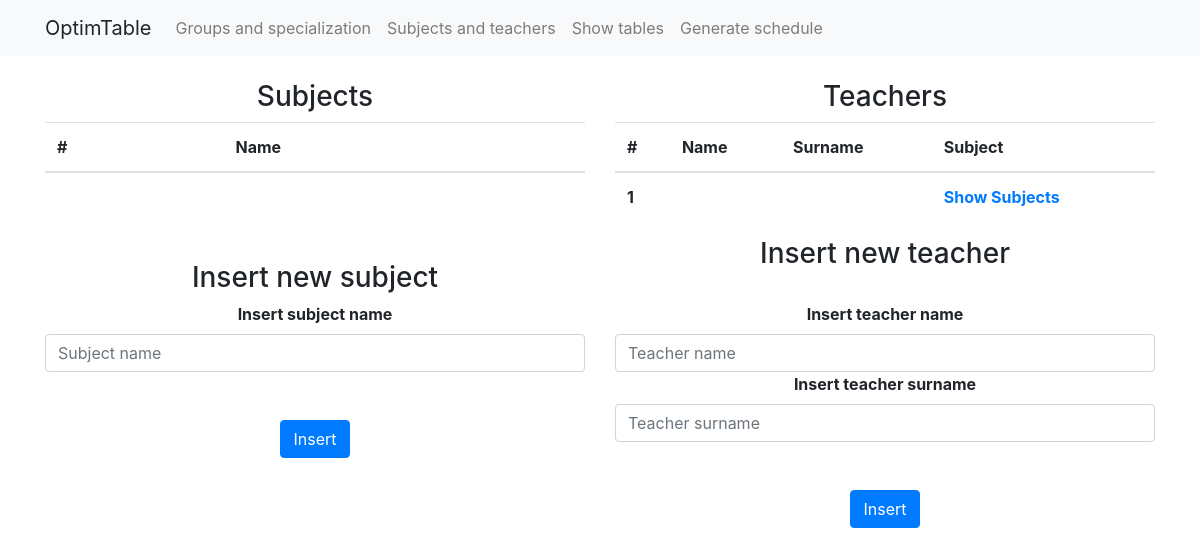
The app's page /adminpage2.php, older data.
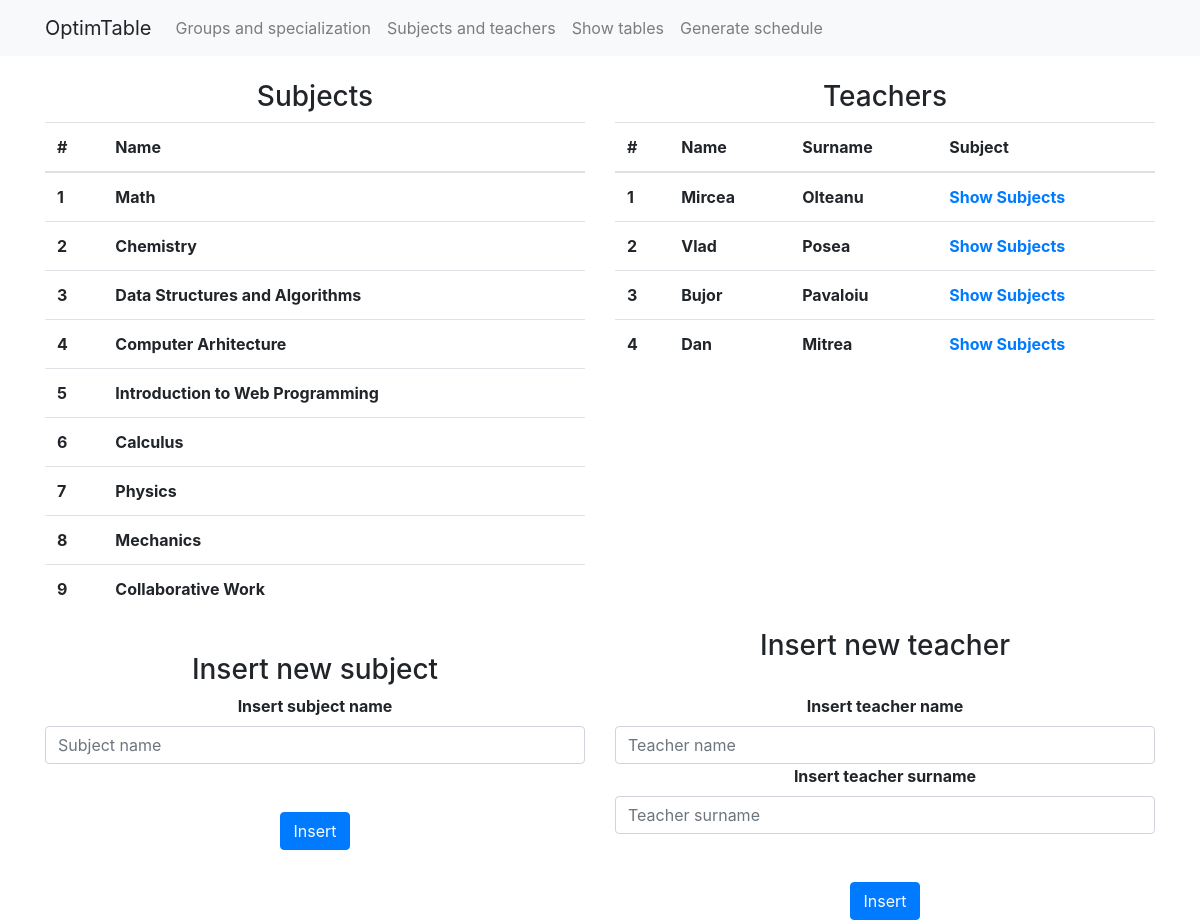
The same page, newer data.
### tables this page shows
CREATE TABLE `teachers` (
  `id` int(11) NOT NULL,
  `username` varchar(255) NOT NULL,
  `password` varchar(255) NOT NULL,
  `name` varchar(255) NOT NULL,
  `surname` varchar(255) NOT NULL,
  `subject` int(11) DEFAULT NULL,
  `email` varchar(255) NOT NULL
);

### adminpage2.php (the view, shortened to what this page needs)
<?php
	require 'connection.php';
?>
<!doctype html>
<html lang="en">
	<head>
	    <link rel="stylesheet" href="css/bootstrap.css">
	    <link rel="stylesheet" href="css/styles.css">
  	</head>
    <?php include "navbar.php"; ?>
  	<body>
  		<div class="container">
        <div class="row">
          <div class="col-md-6">
            <h3 style="text-align:center;">Subjects</h3>
            <form method="POST" action="<?php echo htmlspecialchars($_SERVER["PHP_SELF"]); ?>">
            <table class="table">
              <thead>
                <tr>
                  <th>#</th>
                  <th>Name</th>
                </tr>
              </thead>
              <tbody>
              <?php
                $cnt=1;
                $sql = "SELECT DISTINCT name FROM subjects";
                $result = $conn -> query($sql);
                while($row = $result -> fetch_assoc()):?>
                    <tr>
                      <th scope="row"><?php echo $cnt++; ?></th>
                      <th id="name<?php echo $row["idgrupa"];?>"><?php echo $row["name"];?></th>
                    </tr>
                <?php endwhile;?>
            </table>
            </form>
          </div>
          <div class="col-md-6">
            <h3 style="text-align:center;"> Teachers </h3>
            <form method="POST" action="<?php echo htmlspecialchars($_SERVER["PHP_SELF"]); ?>">
            <table class="table">
              <thead>
                <tr>
                  <th>#</th>
                  <th>Name</th>
                  <th>Surname</th>
                  <th>Subject</th>
                </tr>
              </thead>
              <tbody>
              <?php
                $cnt=1;
                $sql = "SELECT * FROM teachers";
                $result = $conn -> query($sql);
                while($row = $result -> fetch_assoc()):?>
                    <tr>
                      <th scope="row"><?php echo $cnt++; ?></th>
                      <th id="name<?php echo $row["id"];?>"><?php echo $row["name"];?></th>
                      <th id="surname<?php echo $row["id"];?>"><?php echo $row["surname"];?></th>
                      <th ><a href="teacherSubjects.php?id=<?php echo $row["id"] . "," . $row["name"] . "," . $row["surname"] ;?>">Show Subjects</a></th>
                    </tr>
                <?php endwhile;?>
            </table>
            </form>
        </div>
      </div>
  		<div class="row">
  			<div class="col-md-6">
          <br>
  				<h3 style="text-align:center;"> Insert new subject </h3>
  			</div>
  			<div class="col-md-6">
          <h3 style="text-align:center;"> Insert new teacher </h3>
  			</div>
  		</div>
  		<div class="row">
  			<div class="col-md-6">
  				<form method="POST"  class="form form-login">
  					<label for="subject"><b>Insert subject name</b></label>
  					<input class="form-control" type="text" name="subject" placeholder="Subject name">
            <br>
            <br>
  					<button name="insertsubject" class="btn btn-primary">Insert</button>
  				</form>
          <br>
  			</div>
  			<div class="col-md-6">
          <form method="POST"  class="form form-login">
            <label for="teacher"><b>Insert teacher name</b></label>
            <input class="form-control" type="text" name="teacher_name" placeholder="Teacher name">
            <label for="teacher"><b>Insert teacher surname</b></label>
            <input class="form-control" type="text" name="teacher_surname" placeholder="Teacher surname">
            <br>
            <br>
            <button name="insertteacher" class="btn btn-primary">Insert</button>
          </form>
  			</div>
  		</div>
    </div>
  	</body>
</html>

Row changes from the older to the newer data that the page shows:
changed teachers: name (not shown) → "Mircea"; surname (not shown) → "Olteanu"
added teachers: name "Vlad", surname "Posea"
added teachers: name "Bujor", surname "Pavaloiu"
added teachers: name "Dan", surname "Mitrea"
Text that changed along with them:
new list line: "1 Math"
new list line: "2 Chemistry"
new list line: "3 Data Structures and Algorithms"
new list line: "4 Computer Arhitecture"
new list line: "5 Introduction to Web Programming"
new list line: "6 Calculus"
new list line: "7 Physics"
new list line: "8 Mechanics"
new list line: "9 Collaborative Work"
